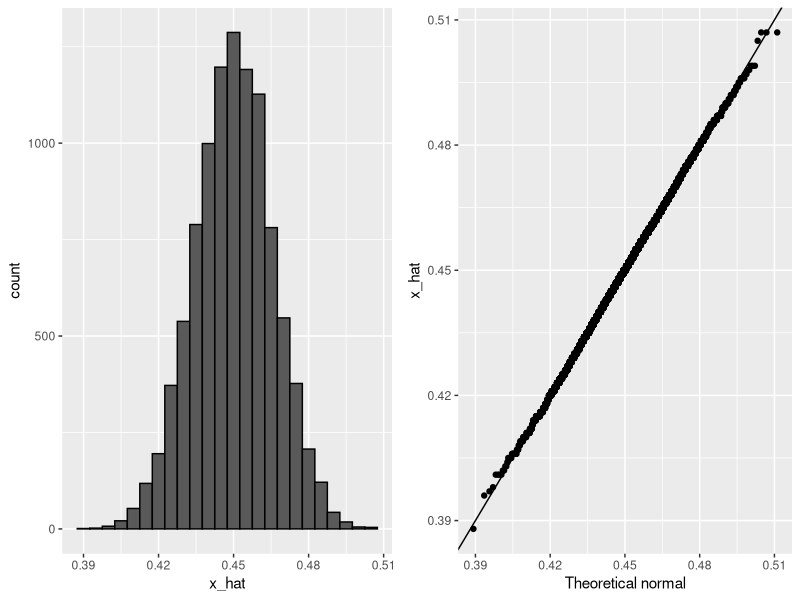
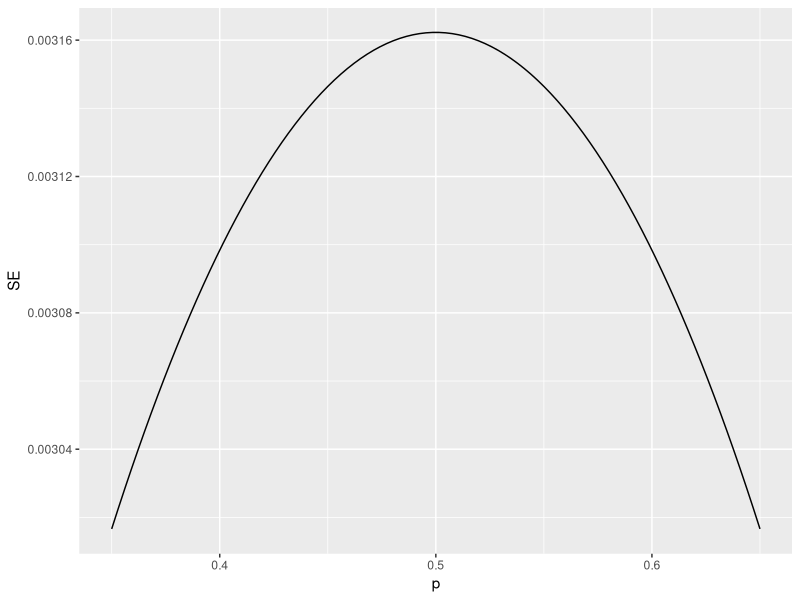

The R source for these figures, in order:
## ---- chunk 1
x_hat <- 0.48
se <- sqrt(x_hat*(1 - x_hat)/25)
se
## ---- chunk 2
pnorm(0.02/se) - pnorm(-0.02/se)
## ---- chunk 3
1.96*se
## ---- chunk 4
pnorm(1.96) - pnorm(-1.96)
## ---- chunk 5
p <- 0.45
N <- 1000
x <- sample(c(0, 1), size = N, replace = TRUE, prob = c(1 - p, p))
x_hat <- mean(x)
## ---- chunk 6
B <- 10000
x_hat <- replicate(B, {
  x <- sample(c(0, 1), size = N, replace = TRUE, prob = c(1 - p, p))
  mean(x)
})
## ---- chunk 7
mean(x_hat)
sd(x_hat)
## ---- chunk 8
library(tidyverse)
library(gridExtra)
p1 <- data.frame(x_hat = x_hat) |> 
  ggplot(aes(x_hat)) + 
  geom_histogram(binwidth = 0.005, color = "black")
p2 <-  data.frame(x_hat = x_hat) |> 
  ggplot(aes(sample = x_hat)) + 
  stat_qq(dparams = list(mean = mean(x_hat), sd = sd(x_hat))) +
  geom_abline() + 
  ylab("x_hat") + 
  xlab("Theoretical normal")
grid.arrange(p1, p2, nrow = 1)
## ---- chunk 9
N <- 100000
p <- seq(0.35, 0.65, length = 100)
se <- sapply(p, function(x) 2*sqrt(x*(1 - x)/N))
data.frame(p = p, SE = se) |> ggplot(aes(p, SE)) + geom_line()
